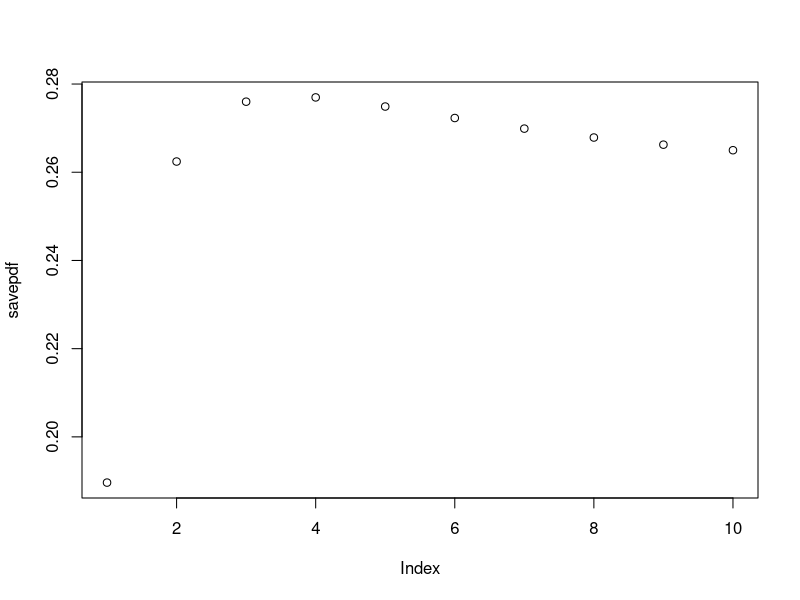

Write R code to recreate this figure.
rm(list=ls(all = TRUE))

init = 1
final = 3

theta = c(1, 0.5, 2)

h = 0.1
k = 0.01
M = 50
deltat = 1
numsteps = ceiling(deltat/h)
grid = c(-M:M)*k

f <- function(theta, x) {
  return((theta[1])*(theta[2] - x))
}

g <- function(theta, x) {
  return(theta[3])
}

transition_forward <- function(theta, x, y, t) {
  p = sqrt(theta[1] / (pi*(theta[3]^2)*(1 - exp(-2*theta[1]*t)))) * exp((-theta[1]*(x - theta[2] - (y - theta[2])*(exp(-theta[1]*t)))^2) / (theta[3]^2*(1 - exp(-2*theta[1]*t))))

  # specifically for \mu = 0
  # p = sqrt(theta[1] / (pi*(theta[3]^2*(1 - exp(-2*theta[1]*t))))) * exp((-theta[1]*(x - y*exp(-theta[1]*t))^2) / (theta[3]^2*(1 - exp(-2*theta[1]*t))))
  print(p)
  return(p)
}

transition_backward <- function(theta, x, y, t) {
  p = sqrt(theta[1] / (pi*(theta[3]^2)*(1 - exp(-2*theta[1]*t)))) * exp((-theta[1]*(x - theta[2] - (y - theta[2])*(exp(-theta[1]*t)))^2) / (theta[3]^2*(1 - exp(-2*theta[1]*t))))
  
  # specifically for \mu = 0
  # p = sqrt(theta[1] / (pi*(theta[3]^2*(1 - exp(-2*theta[1]*t))))) * exp((-theta[1]*(x - y*exp(-theta[1]*t))^2) / (theta[3]^2*(1 - exp(-2*theta[1]*t))))
  # print(p)
  print(p)
  return(p)
}

tdens = numeric(2*M+1)
savepdf = numeric(numsteps)

for(i in c(1:numsteps)) {
  timestep = i*h
  tdens = transition_forward(theta, grid, init, timestep)
  savepdf[i] = tdens[M+1]
}

plot(savepdf)
